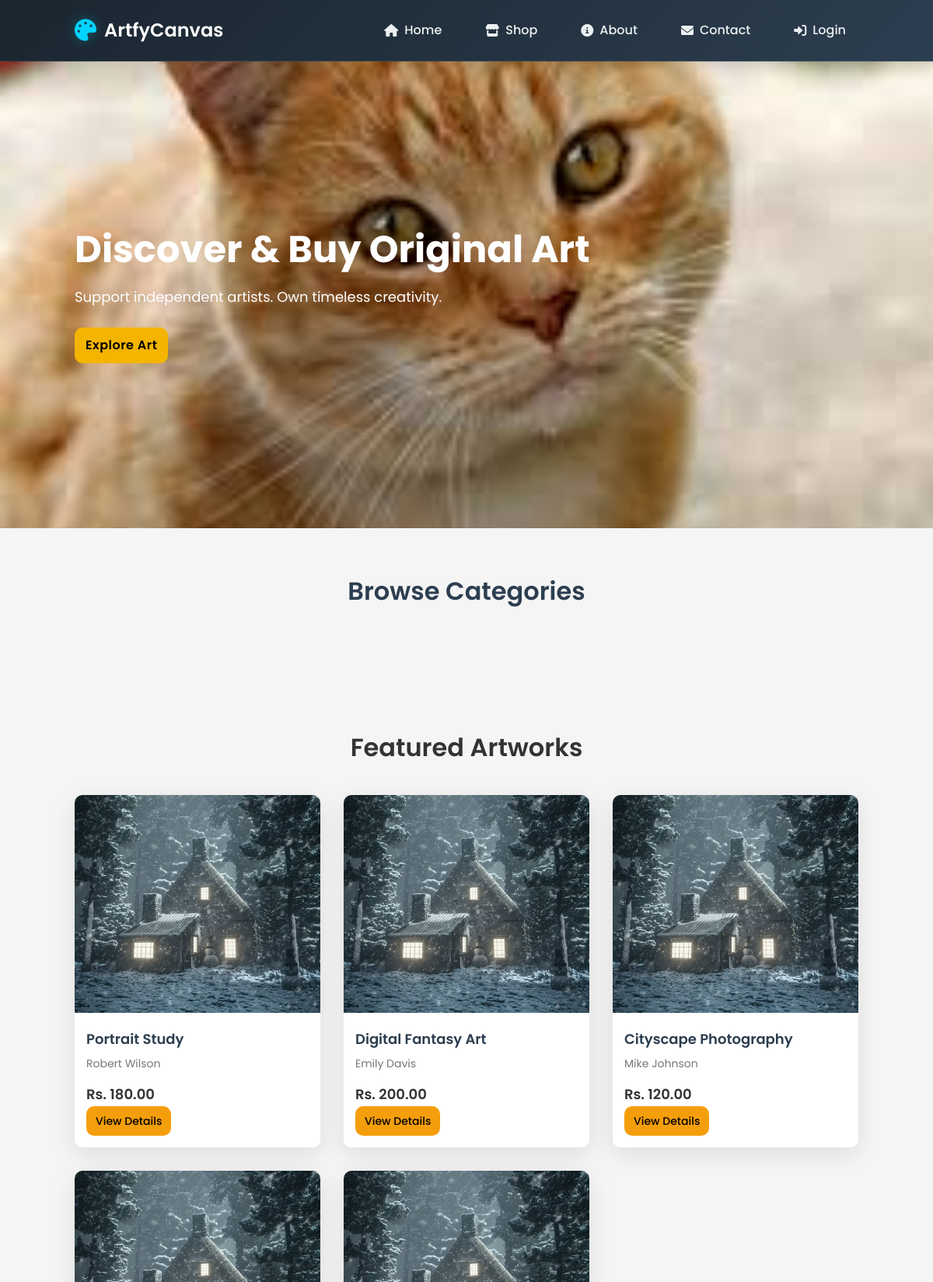
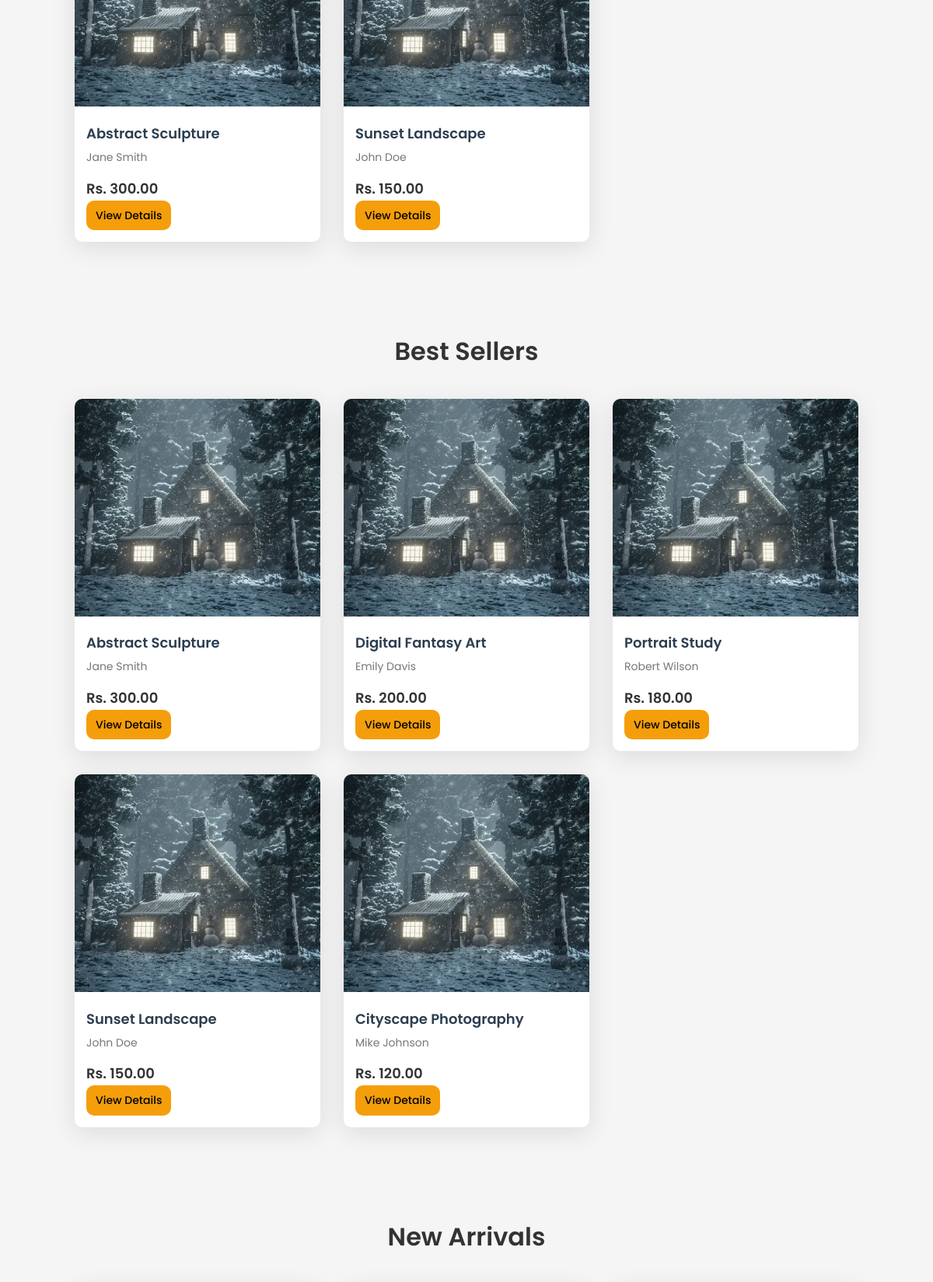
The page / (upper part) on the database its author committed (2 pictures, top to bottom).
### tables this page shows
CREATE TABLE IF NOT EXISTS artworks (
    id INT AUTO_INCREMENT PRIMARY KEY,
    title VARCHAR(255) NOT NULL,
    artist VARCHAR(255) NOT NULL,
    price DECIMAL(10,2) NOT NULL,
    image VARCHAR(255),
    description TEXT,
    category_id INT DEFAULT NULL,
    medium VARCHAR(100) DEFAULT NULL,
    dimensions VARCHAR(100) DEFAULT NULL,
    year_created YEAR DEFAULT NULL,
    availability ENUM('available', 'sold', 'reserved') DEFAULT 'available',
    created_at TIMESTAMP DEFAULT CURRENT_TIMESTAMP,
    FOREIGN KEY (category_id) REFERENCES categories(id)
);

### index.php (the view, shortened to what this page needs)
<?php
require_once "includes/db.php";
?>
<!DOCTYPE html>
<html lang="en">
<head>
    <link rel="stylesheet" href="assets/css/style_organized.css">
    <link rel="stylesheet" href="https://cdnjs.cloudflare.com/ajax/libs/font-awesome/6.0.0/css/all.min.css">
</head>
<body>
<header class="navbar">
    <div class="logo">
        <i class="fas fa-palette"></i>
        ArtfyCanvas
    </div>
    <nav>
        <a href="index.php"><i class="fas fa-home"></i> Home</a>
        <a href="shop.php"><i class="fas fa-store"></i> Shop</a>
        <a href="about.php"><i class="fas fa-info-circle"></i> About</a>
        <a href="contact.php"><i class="fas fa-envelope"></i> Contact</a>
        <?php if(isset($_SESSION['user'])): ?>
            <a href="cart.php"><i class="fas fa-shopping-cart"></i> Cart</a>
            <?php
            $pending_count = 0;
            $stmt = $conn->prepare("SELECT COUNT(*) as count FROM orders WHERE user_id = ? AND status = 'pending'");
            $stmt->bind_param("i", $_SESSION['user']['id']);
            $stmt->execute();
            $result = $stmt->get_result();
            $pending_count = $result->fetch_assoc()['count'];
            $stmt->close();
            ?>
            <a href="my_orders.php" class="notification-bell">
                <i class="fas fa-bell"></i>
                <?php if($pending_count > 0): ?>
                <span class="notification-count"><?= $pending_count ?></span>
                <?php endif; ?>
            </a>
            <a href="logout.php"><i class="fas fa-sign-out-alt"></i> Logout</a>
        <?php else: ?>
            <a href="login.php"><i class="fas fa-sign-in-alt"></i> Login</a>
        <?php endif; ?>
    </nav>
</header>
<section class="hero">
    <div class="hero-text">
        <h1>Discover & Buy Original Art</h1>
        <p>Support independent artists. Own timeless creativity.</p>
        <a href="#gallery" class="btn">Explore Art</a>
    </div>
</section>
<section class="categories">
    <h2>Browse Categories</h2>
</section>
<section class="gallery" id="gallery">
    <h2>Featured Artworks</h2>
    <div class="art-grid">
        <?php
        $artResult = $conn->query("SELECT * FROM artworks ORDER BY id DESC LIMIT 12");
        while ($art = $artResult->fetch_assoc()):
            $imagePath = "assets/images/" . $art['image'];
        ?>
            <div class="art-card">
                <img src="<?= $imagePath ?>" alt="<?= htmlspecialchars($art['title']) ?>">
                <div class="art-info">
                    <h3><?= htmlspecialchars($art['title']) ?></h3>
                    <p class="artist"><?= htmlspecialchars($art['artist']) ?></p>
                    <p class="price">Rs. <?= number_format($art['price'], 2) ?></p>
                    <a href="product.php?id=<?= $art['id'] ?>" class="btn-sm">View Details</a>
                </div>
            </div>
        <?php endwhile; ?>
    </div>
</section>
<section class="best-sellers">
    <h2>Best Sellers</h2>
    <div class="art-grid">
        <?php
        $bestResult = $conn->query("SELECT * FROM artworks ORDER BY price DESC LIMIT 6");
        while ($art = $bestResult->fetch_assoc()):
            $imagePath = "assets/images/" . $art['image'];
        ?>
            <div class="art-card">
                <img src="<?= $imagePath ?>" alt="<?= htmlspecialchars($art['title']) ?>">
                <div class="art-info">
                    <h3><?= htmlspecialchars($art['title']) ?></h3>
                    <p class="artist"><?= htmlspecialchars($art['artist']) ?></p>
                    <p class="price">Rs. <?= number_format($art['price'], 2) ?></p>
                    <a href="product.php?id=<?= $art['id'] ?>" class="btn-sm">View Details</a>
                </div>
            </div>
        <?php endwhile; ?>
    </div>
</section>
<section class="new-arrivals">
    <h2>New Arrivals</h2>
</section>
</body>
</html>

### assets/css/style_organized.css (style rules this page uses)
* { margin: 0; padding: 0; box-sizing: border-box; font-family: 'Poppins', sans-serif; }
body { background: var(--bg, #f5f5f5); color: var(--text, #333); font-family: 'Poppins', sans-serif; line-height: 1.6; }
:root { --bg: #f5f5f5; --surface: #ffffff; --surface-2: #f9fafb; --text: #2c3e50; --text-2: #6c757d; --muted: #adb5bd; --border: rgba(44, 62, 80, 0.12); --shadow-1: 0 6px 24px rgba(0, 0, 0, 0.10); --shadow-2: 0 12px 32px rgba(0, 0, 0, 0.14); --accent: #f4b400; --accent-2: #00d4ff; --danger: #dc3545; --success: #2e7d32; --radius: 14px; --radius-sm: 10px; --tap: 44px; --primary-bg: #f9f9f9; --secondary-bg: #ffffff; --text-primary: #2c3e50; --text-secondary: #6c757d; --text-muted: #adb5bd; --accent-primary: #f59e0b; --accent-secondary: #f4b400; --neutral-gray: #e9ecef; --shadow-light: rgba(0, 0, 0, 0.08); --shadow-medium: rgba(0, 0, 0, 0.12); --border-radius: 16px; --border-radius-sm: 12px; --spacing-xs: 8px; --spacing-sm: 12px; --spacing-md: 16px; --spacing-lg: 24px; --spacing-xl: 32px; --spacing-2xl: 48px; }
h1, h2, h3, h4, h5, h6 { font-weight: 600; line-height: 1.3; }
h1 { font-size: 2.5rem; font-weight: 700; }
h2 { font-size: 2rem; }
h3 { font-size: 1.5rem; }
.btn, .btn-primary, .btn-secondary { font-family: 'Poppins', sans-serif; font-weight: 600; letter-spacing: 0.5px; transition: all 0.3s ease; }
.art-card, .product-container { box-shadow: 0 8px 32px rgba(0, 0, 0, 0.1); }
html { scroll-behavior: smooth; }
.navbar { background: linear-gradient(135deg, #1a252f 0%, #2c3e50 100%); color: #fff; padding: 16px 8%; display: flex; justify-content: space-between; align-items: center; position: relative; z-index: 1000; box-shadow: 0 4px 20px rgba(0, 0, 0, 0.15); border-bottom: 1px solid rgba(255, 255, 255, 0.1); backdrop-filter: blur(10px); }
.navbar .logo { font-size: 24px; font-weight: 600; display: flex; align-items: center; gap: 10px; z-index: 1001; color: #fff; }
.navbar .logo i { color: #00d4ff; font-size: 28px; filter: drop-shadow(0 0 8px rgba(0, 212, 255, 0.3)); }
.navbar nav { display: flex; align-items: center; }
.navbar nav a { color: #ecf0f1; margin-left: 24px; text-decoration: none; font-weight: 500; display: flex; align-items: center; gap: 8px; transition: all 0.3s ease; padding: 10px 16px; border-radius: 8px; position: relative; }
.navbar nav a i { font-size: 16px; }
.hero { background: url('../images/hero.jpg') center/cover no-repeat; height: 75vh; display: flex; align-items: center; padding: 0 8%; color: white; }
.hero h1 { font-size: 48px; margin-bottom: 15px; }
.hero p { font-size: 18px; margin-bottom: 25px; }
.btn { background: #f4b400; color: #000; padding: 12px 28px; text-decoration: none; border-radius: 30px; font-weight: 600; }
.btn-sm { background: #f4b400; color: #000; padding: 8px 16px; text-decoration: none; border-radius: 20px; font-weight: 500; font-size: 14px; display: inline-block; transition: all 0.3s; }
section { padding: 60px 8%; }
section h2 { text-align: center; margin-bottom: 40px; font-size: 32px; }
.gallery, .best-sellers, .new-arrivals { padding: 60px 8%; }
.gallery h2, .best-sellers h2, .new-arrivals h2 { text-align: center; margin-bottom: 40px; font-size: 32px; color: #333; }
.art-grid { display: grid; grid-template-columns: repeat(auto-fit, minmax(240px, 1fr)); gap: 30px; }
.art-card { background: white; border-radius: 10px; overflow: hidden; transition: 0.3s; }
.art-card img { width: 100%; height: 280px; object-fit: cover; }
.art-info { padding: 15px; }
.art-info h3 { font-size: 18px; margin-bottom: 8px; }
.artist { font-size: 14px; color: #777; margin-bottom: 15px; display: flex; align-items: center; gap: 8px; }
.price { font-weight: 600; font-size: 18px; color: #333; }
.btn-sm { padding:8px 12px; border-radius:10px; background:var(--accent-primary); color:#000; text-decoration:none; display:inline-block; }
.btn { display:inline-flex; align-items:center; gap:8px; padding:10px 14px; border-radius:10px; text-decoration:none; font-weight:600; }

### rows shown on the page
artworks: image (picture), title "Portrait Study", artist "Robert Wilson", price "180.00"
artworks: image (picture), title "Digital Fantasy Art", artist "Emily Davis", price "200.00"
artworks: image (picture), title "Cityscape Photography", artist "Mike Johnson", price "120.00"
artworks: image (picture), title "Abstract Sculpture", artist "Jane Smith", price "300.00"
artworks: image (picture), title "Sunset Landscape", artist "John Doe", price "150.00"
